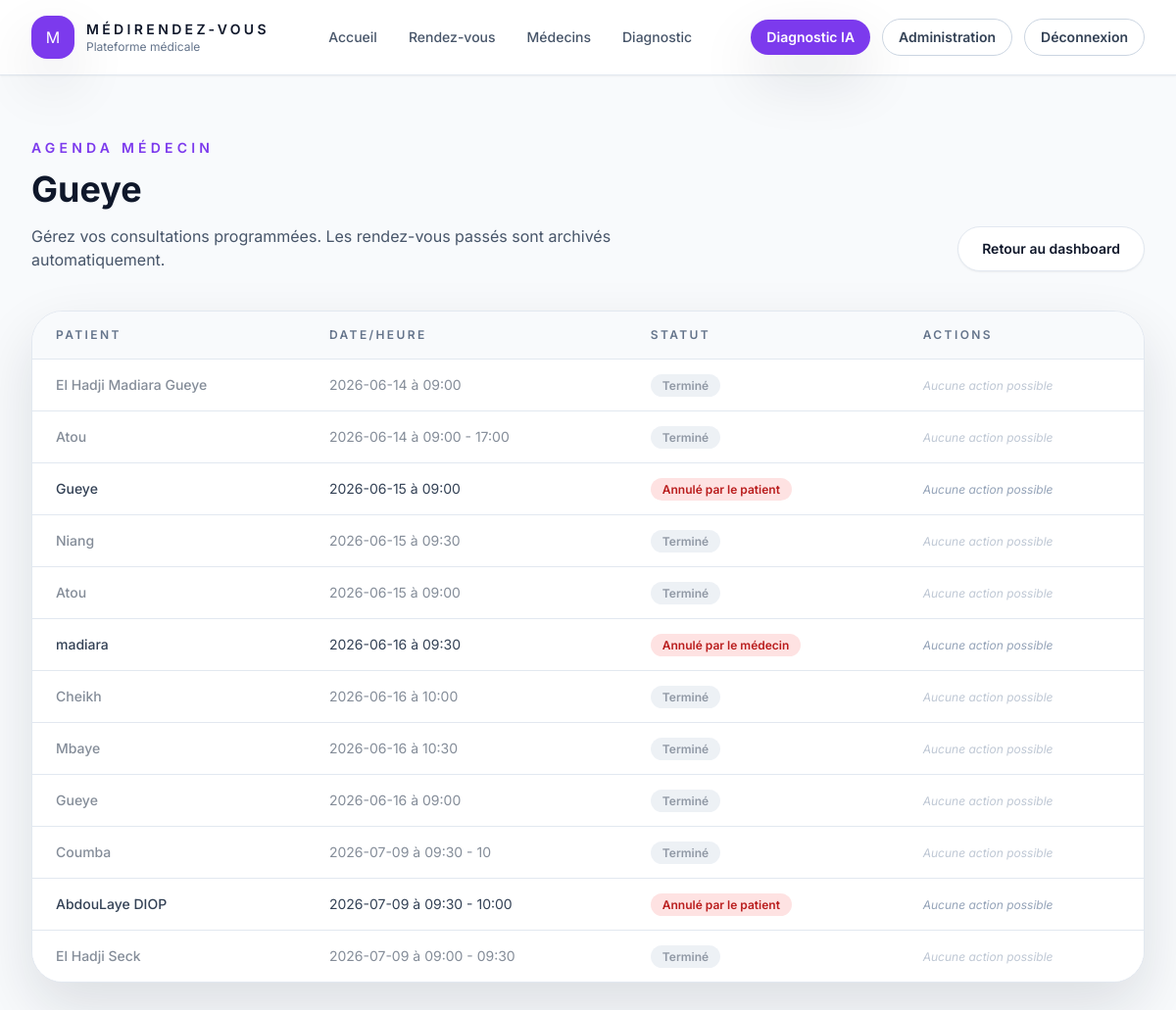
The app's page /medecin/3/agenda (signed in) with its own data.
### app/models.py (models this page shows)
class Medecin(db.Model):
    __tablename__ = 'medecin'
    id = db.Column(db.Integer, primary_key=True)
    user_id = db.Column(db.Integer, db.ForeignKey('user.id', name="fk_medecin_user"), nullable=True)
    prenom = db.Column(db.String(80))
    nom = db.Column(db.String(100), nullable=False)
    specialite = db.Column(db.String(100), nullable=False)
    specialite_id = db.Column(db.Integer, db.ForeignKey('specialite.id', name="fk_medecin_specialite"), nullable=True)
    prix = db.Column(db.String(50), nullable=False)
    email = db.Column(db.String(120))
    telephone = db.Column(db.String(30))
    numero_ordre = db.Column(db.String(80))
    experience = db.Column(db.String(80))
    disponibilites = db.relationship('Disponibilite', backref='medecin_rel', lazy=True)
    rendezvous_list = db.relationship('RendezVous', backref='medecin', lazy=True)
    consultations = db.relationship('Consultation', backref='medecin_rel', lazy=True)

class RendezVous(db.Model):
    __tablename__ = 'rendez_vous'
    id = db.Column(db.Integer, primary_key=True)
    patient_id = db.Column(db.Integer, db.ForeignKey('patient.id', name="fk_rdv_patient"), nullable=True)
    patient_nom = db.Column(db.String(100), nullable=False)
    patient_email = db.Column(db.String(120))
    medecin_id = db.Column(db.Integer, db.ForeignKey('medecin.id', name="fk_rdv_medecin"), nullable=False)
    date = db.Column(db.String(20), nullable=False)
    horaire = db.Column(db.String(50))
    statut = db.Column(db.String(30), default='En attente')
    motif = db.Column(db.String(255))
    note = db.Column(db.Text, nullable=True)
    consultation = db.relationship('Consultation', backref='rendezvous_rel', uselist=False)

### app/routes.py (the view)
@app.route('/medecin/<int:id>/agenda')
@login_required(role=['medecin', 'admin'])
def medecin_agenda(id):
    medecin = Medecin.query.get_or_404(id)
    if current_user.role == 'medecin' and (not current_user.medecin or current_user.medecin.id != id):
        return redirect(url_for('home'))
    rdvs = RendezVous.query.filter_by(medecin_id=id).order_by(RendezVous.date).all()
    today = date.today().isoformat()
    return render_template(
    'medecin_agenda.html',
    medecin=medecin,
    rdvs=rdvs,
    today=today,
    get_rdv_statut_reel=get_rdv_statut_reel # Ajoute cette ligne ici !
)

### app/routes.py (called while the page is built)
@login_manager.user_loader
def load_user(user_id):
    return User.query.get(int(user_id))

def login_required(role=None):
    def decorator(func):
        @wraps(func)
        def wrapper(*args, **kwargs):
            if not current_user.is_authenticated:
                return redirect(url_for('login'))
            if not current_user.actif:
                logout_user()
                flash('Compte désactivé. Contactez l’administrateur.', 'danger')
                return redirect(url_for('login'))
            if role is not None:
                allowed_roles = role if isinstance(role, (list, tuple)) else [role]
                if current_user.role not in allowed_roles:
                    flash('Accès refusé.', 'danger')
                    return redirect(url_for('home'))
            return func(*args, **kwargs)
        return wrapper
    return decorator

def get_rdv_statut_reel(rdv):
    rdv_datetime_str = f"{rdv.date} {rdv.horaire[:5]}" # Format "YYYY-MM-DD HH:MM"
    try:
        rdv_datetime = datetime.strptime(rdv_datetime_str, "%Y-%m-%d %H:%M")
        if rdv_datetime < datetime.now() and rdv.statut not in ['Annulé', 'Annulé par le patient', 'Annulé par le médecin']:
            return "Terminé"
    except:
        pass
    return rdv.statut

### app/templates/medecin_agenda.html
{% extends "base.html" %}
{% block content %}
<section class="mx-auto max-w-7xl px-4 py-16 sm:px-6 lg:px-8">
  <div class="mb-10 flex flex-col gap-6 lg:items-end lg:justify-between lg:flex-row">
    <div>
      <p class="text-sm font-semibold uppercase tracking-[0.3em] text-violet-600">Agenda médecin</p>
      <h1 class="mt-3 text-3xl font-bold text-slate-900 sm:text-4xl">{{ medecin.nom }}</h1>
      <p class="mt-4 max-w-2xl text-slate-600">Gérez vos consultations programmées. Les rendez-vous passés sont archivés automatiquement.</p>
    </div>
    <a href="{{ url_for('dashboard_medecin') }}" class="inline-flex items-center justify-center rounded-full border border-slate-200 bg-white px-6 py-3 text-sm font-semibold text-slate-900 shadow-sm transition hover:border-violet-500 hover:text-violet-700">Retour au dashboard</a>
  </div>
  {% if rdvs %}
  <div class="overflow-hidden rounded-[2rem] border border-slate-200 bg-white shadow-soft">
    <table class="min-w-full divide-y divide-slate-200">
      <thead class="bg-slate-50">
        <tr>
          <th class="px-6 py-4 text-left text-xs font-semibold uppercase tracking-[0.2em] text-slate-500">Patient</th>
          <th class="px-6 py-4 text-left text-xs font-semibold uppercase tracking-[0.2em] text-slate-500">Date/Heure</th>
          <th class="px-6 py-4 text-left text-xs font-semibold uppercase tracking-[0.2em] text-slate-500">Statut</th>
          <th class="px-6 py-4 text-left text-xs font-semibold uppercase tracking-[0.2em] text-slate-500">Actions</th>
        </tr>
      </thead>
      <tbody class="divide-y divide-slate-200 bg-white">
        {% for rdv in rdvs %}
        {% set statut_reel = get_rdv_statut_reel(rdv) %}
        {% set is_past = (statut_reel == 'Terminé') %}
        <tr class="hover:bg-slate-50 {{ 'opacity-60' if is_past }}">
          <td class="px-6 py-4 text-sm text-slate-700 font-medium">{{ rdv.patient_nom }}</td>
          <td class="px-6 py-4 text-sm text-slate-700">{{ rdv.date }} à {{ rdv.horaire }}</td>
          <td class="px-6 py-4 text-sm">
            <span class="rounded-full px-3 py-1 text-xs font-semibold
              {{ 'bg-slate-200 text-slate-600' if is_past
              else 'bg-emerald-100 text-emerald-700' if statut_reel == 'Confirmé'
              else 'bg-red-100 text-red-700' if 'Annulé' in statut_reel
              else 'bg-amber-100 text-amber-700' }}">
              {{ statut_reel }}
            </span>
          </td>
          <td class="px-6 py-4 text-sm">
            {% if not is_past and 'Annulé' not in statut_reel %}
            <div class="flex flex-col gap-2">
              {% if statut_reel == 'En attente' %}
              <form method="POST" action="{{ url_for('medecin_agenda_update', medecin_id=medecin.id, rdv_id=rdv.id) }}" class="flex flex-col gap-2">
                {% if csrf_token %}<input type="hidden" name="csrf_token" value="{{ csrf_token() }}">{% endif %}
                <textarea name="note" rows="2" placeholder="Note..." class="w-full rounded-xl border border-slate-200 bg-slate-50 p-2 text-xs text-slate-700"></textarea>
                <input type="hidden" name="statut" value="Confirmé">
                <button type="submit" class="w-full rounded-full bg-violet-600 px-4 py-2 text-xs font-semibold text-white transition hover:bg-violet-700">Confirmer</button>
              </form>
              {% endif %}
              <form method="POST" action="{{ url_for('annuler_rdv_medecin', rdv_id=rdv.id) }}">
                {% if csrf_token %}<input type="hidden" name="csrf_token" value="{{ csrf_token() }}">{% endif %}
                <button type="submit" class="w-full rounded-full border border-red-200 bg-white px-4 py-2 text-xs font-semibold text-red-600 transition hover:bg-red-50">Annuler</button>
              </form>
            </div>
            {% else %}
            <span class="text-xs text-slate-400 italic">Aucune action possible</span>
            {% endif %}
          </td>
        </tr>
        {% endfor %}
      </tbody>
    </table>
  </div>
  {% else %}
  <div class="rounded-[2rem] border border-slate-200 bg-slate-50 p-10 text-center shadow-soft">
    <p class="text-lg font-semibold text-slate-900">Aucun rendez-vous trouvé.</p>
  </div>
  {% endif %}
</section>
{% endblock %}

### records on screen
Medecin: nom "Gueye"
RendezVous: patient_nom "El Hadji Madiara Gueye", date "2026-06-14", horaire "09:00", statut_reel "Terminé"
RendezVous: patient_nom "Atou", date "2026-06-14", horaire "09:00 - 17:00", statut_reel "Terminé"
RendezVous: patient_nom "Gueye", date "2026-06-15", horaire "09:00", statut "Annulé par le patient", shows "Aucune action possible"
RendezVous: patient_nom "Niang", date "2026-06-15", horaire "09:30", statut_reel "Terminé"
RendezVous: patient_nom "Atou", date "2026-06-15", horaire "09:00", statut_reel "Terminé"
RendezVous: patient_nom "madiara", date "2026-06-16", horaire "09:30", statut "Annulé par le médecin", shows "Aucune action possible"
RendezVous: patient_nom "Cheikh", date "2026-06-16", horaire "10:00", statut_reel "Terminé"
RendezVous: patient_nom "Mbaye", date "2026-06-16", horaire "10:30", statut_reel "Terminé"
RendezVous: patient_nom "Gueye", date "2026-06-16", horaire "09:00", statut_reel "Terminé"
RendezVous: patient_nom "Coumba", date "2026-07-09", horaire "09:30 - 10", statut_reel "Terminé"
RendezVous: patient_nom "AbdouLaye DIOP", date "2026-07-09", horaire "09:30 - 10:00", statut "Annulé par le patient", shows "Aucune action possible"
RendezVous: patient_nom "El Hadji Seck", date "2026-07-09", horaire "09:00 - 09:30", statut_reel "Terminé"
